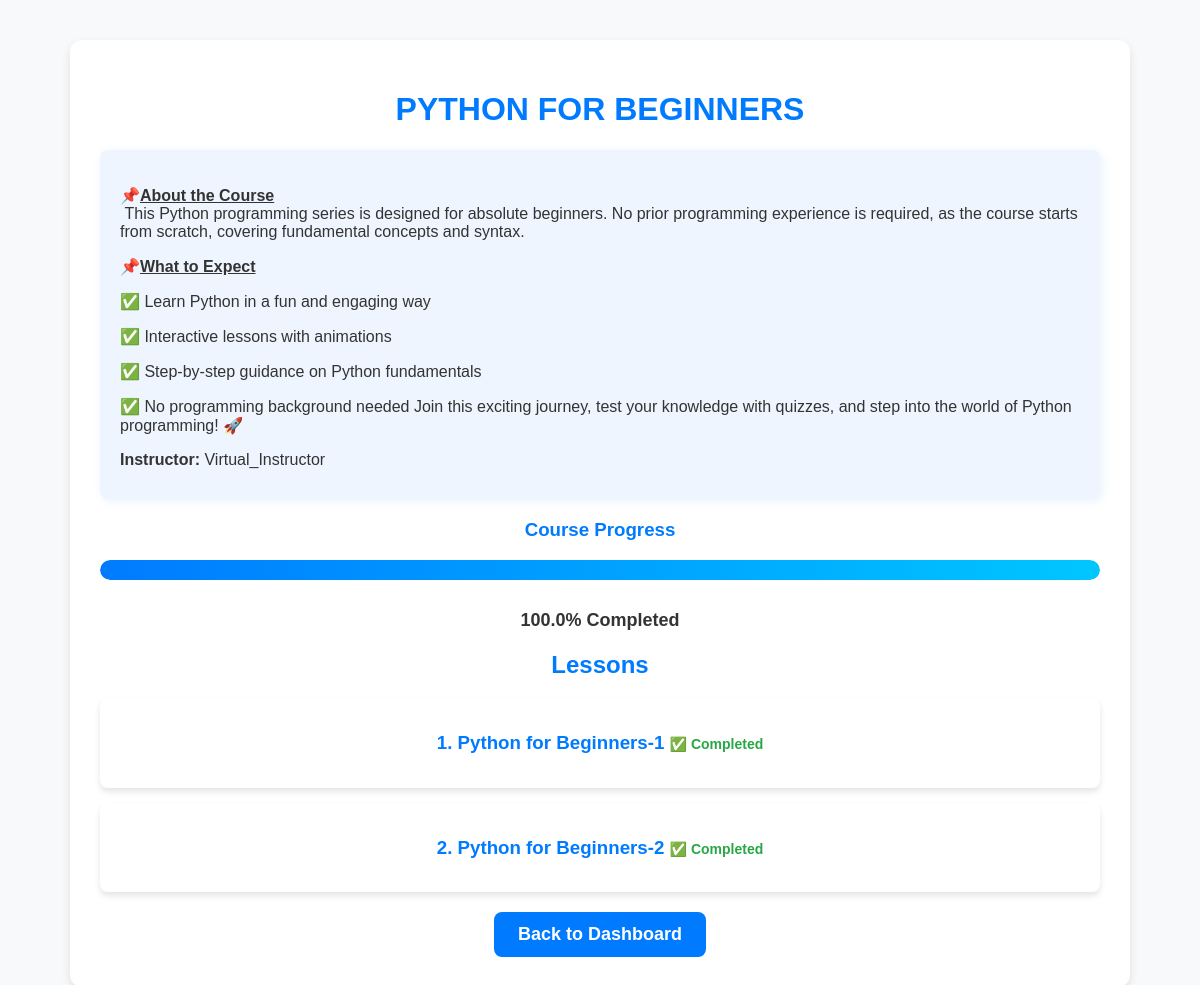
The page /course/1/ (signed in) on the database its author committed.
### core/models.py (models this page shows, shortened)
class Course(models.Model):
    CATEGORY_CHOICES = [
        ('programming', 'Programming'),
        ('math', 'Mathematics'),
        ('science', 'Science'),
        ('business', 'Business'),
        ('other', 'Other'),
    ]
    title = models.CharField(max_length=255, unique=True)
    description = CKEditor5Field()
    key_points = CKEditor5Field()
    category = models.CharField(max_length=50, choices=CATEGORY_CHOICES, default='other')
    created_at = models.DateTimeField(auto_now_add=True)
    updated_at = models.DateTimeField(auto_now=True)
    instructor = models.ForeignKey(settings.AUTH_USER_MODEL, related_name='courses', on_delete=models.SET_NULL, null=True)

class CustomUser(AbstractUser):
    bio = models.TextField(blank=True, null=True)

class Lesson(models.Model):
    course = models.ForeignKey(Course, related_name='lessons', on_delete=models.CASCADE)
    title = models.CharField(max_length=255)
    content = CKEditor5Field()
    video_url = models.URLField(blank=True, null=True)
    video_file = models.FileField(upload_to='videos/', null=True, blank=True)
    pdf = models.FileField(upload_to='pdfs/', null=True, blank=True)
    audio_transcription = models.TextField(blank=True, null=True)
    audio_file = models.FileField(upload_to="audio/", blank=True, null=True)
    order = models.PositiveIntegerField(default=0)
    duration = models.DurationField(default=timedelta(minutes=0), null=True, blank=True)
    thumbnail_image = models.ImageField(upload_to='lesson_thumbnails/', blank=True, null=True)
    transcript = models.TextField(blank=True, null=True)
    created_at = models.DateTimeField(auto_now_add=True)
    updated_at = models.DateTimeField(auto_now=True)
    class Meta:
        ordering = ['order']

### core/views.py (the view)
# urls.py: path('course/<int:course_id>/', views.course_detail, name='course_detail'),
@login_required
def course_detail(request, course_id):
    course = get_object_or_404(Course, id=course_id)
    lessons = Lesson.objects.filter(course=course).order_by('order')
    enrollment, created = Enrollment.objects.get_or_create(
        user=request.user,
        course=course,
        defaults={'status': 'active'}
    )
    completed_lessons = enrollment.completed_lessons.values_list('id', flat=True)
    progress_percentage = (completed_lessons.count() / lessons.count()) * 100 if lessons.count() > 0 else 0
    return render(request, 'core/course_detail.html', {
        'course': course,
        'lessons': lessons,
        'is_enrolled': True,  # Since we use get_or_create, user is enrolled
        'completed_lessons': completed_lessons,
        'progress_percentage': progress_percentage
    })

### core/templates/core/course_detail.html (shortened to what this page needs)
<!DOCTYPE html>
<html lang="en">
<head>
</head>
<body>
    <div class="container">
        <h1>{{ course.title }}</h1>
        <div class="course-info">
            <div>{{ course.description|safe }}</div>
            <div><strong>Instructor:</strong> {{ course.instructor.username|default:"Unknown" }}</div>
        </div>
        <h3>Course Progress</h3>
        <div class="progress-bar-container">
            <div class="progress-bar" style="width: {{ progress_percentage }}%"></div>
        </div>
        <div class="progress-text">{{ progress_percentage }}% Completed</div>
        <h2>Lessons</h2>
        <ul class="lesson-list">
            {% for lesson in lessons %}
            <li>
                <h3>
                    <a href="{% url 'lesson_detail' course.id lesson.id %}">{{ forloop.counter }}. {{ lesson.title }}</a>
                    {% if lesson.id in completed_lessons %}
                        <span style="color: #28a745; font-weight: bold; font-size: 14px;">✅ Completed</span>
                    {% endif %}
                </h3>
            </li>
            {% empty %}
                <p>No lessons added yet.</p>
            {% endfor %}
        </ul>
        <div class="back-button">
            <a href="{% url 'dashboard' %}">Back to Dashboard</a>
        </div>
    </div>
</body>
</html>

### core/templates/core/course_detail.html (style rules this page uses)
body { font-family: 'Poppins', sans-serif; margin: 0; padding: 0; background-color: #f8f9fa; color: #333; }
.container { max-width: 1000px; margin: 40px auto; background: #fff; padding: 30px; border-radius: 12px; box-shadow: 0px 4px 10px rgba(0, 0, 0, 0.1); }
h1, h2, h3 { text-align: center; font-weight: bold; color: #007bff; }
.course-info { background: #eef5ff; padding: 20px; border-radius: 8px; margin-bottom: 20px; box-shadow: 2px 2px 10px rgba(0, 123, 255, 0.1); }
.course-info div { margin-bottom: 10px; font-size: 16px; }
.lesson-list { list-style: none; padding: 0; }
.lesson-list li { background: #fff; padding: 15px; margin-bottom: 15px; border-radius: 8px; cursor: pointer; transition: all 0.3s; box-shadow: 0px 4px 6px rgba(0, 0, 0, 0.1); }
.lesson-list a { text-decoration: none; color: #007bff; font-weight: bold; }
.progress-bar-container { background-color: #e0e0e0; border-radius: 25px; margin-bottom: 30px; overflow: hidden; }
.progress-bar { height: 20px; border-radius: 25px; background: linear-gradient(to right, #007bff, #00c6ff); transition: width 0.5s ease-in-out; }
.progress-text { font-weight: bold; text-align: center; margin-top: 10px; font-size: 18px; }
.back-button { display: flex; justify-content: center; margin-top: 20px; }
.back-button a { padding: 12px 24px; background-color: #007BFF; color: white; text-decoration: none; border-radius: 8px; font-size: 18px; font-weight: bold; transition: background 0.3s; }

### rows shown on the page
Course: title "PYTHON FOR BEGINNERS", description "📌 About the Course This Python programming series is designed for absolute beginners. No prior programming experience is required, as the course starts from scratch, covering fundamental concepts and syntax. 📌 What to Expect ✅ Learn Python in a fun and engaging way ✅ Interactive lessons with animations ✅ Step-by-step guidance on Python fundamentals ✅ No programming background needed Join this exciting journey, test your knowledge with quizzes, and step into the world of Python programming! 🚀", instructor.username "Virtual_Instructor"
Lesson: title "Python for Beginners-1", shows "✅ Completed"
Lesson: title "Python for Beginners-2", shows "✅ Completed"

### other values the page prints
{{ progress_percentage }} "100.0"
